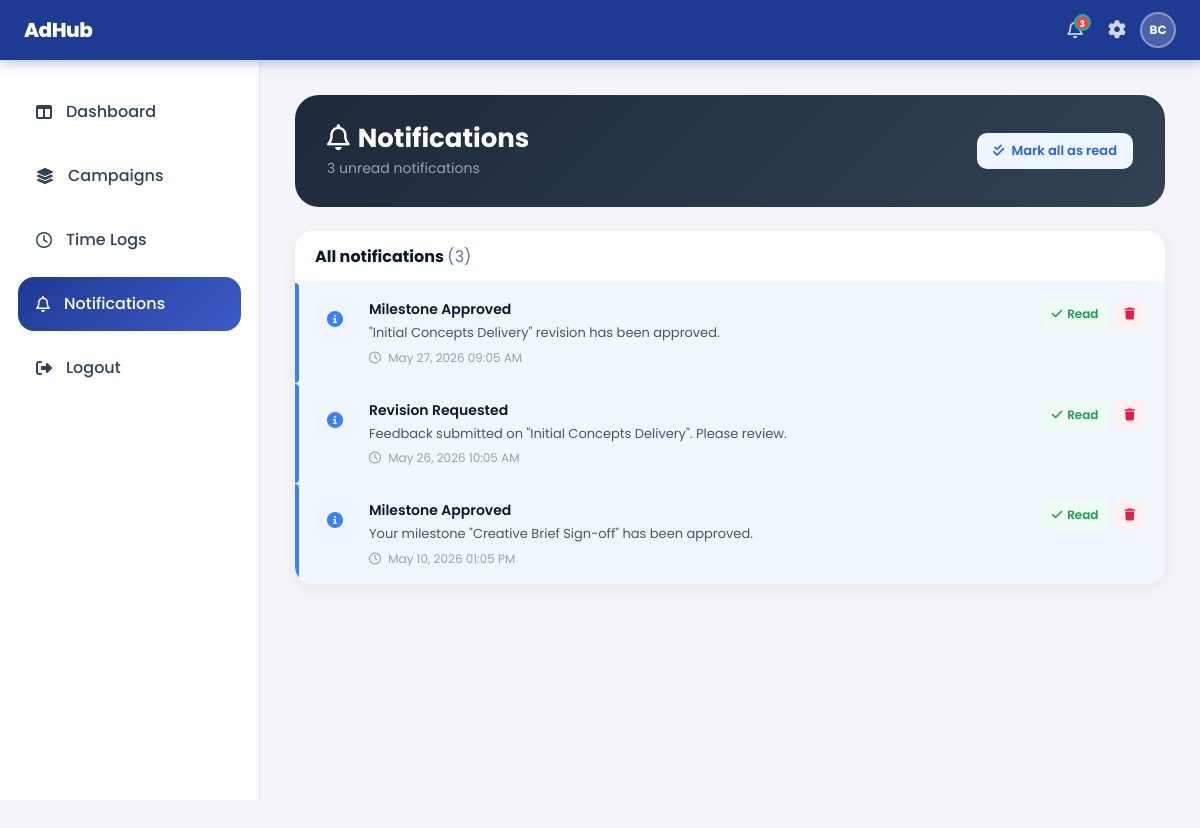
The page /admin/notifications/notifications.php (signed in) on the database its author committed.
### tables this page shows
CREATE TABLE notifications (
    notification_id INT          AUTO_INCREMENT PRIMARY KEY,
    user_id         INT          NULL,
    title           VARCHAR(255),
    message         TEXT,
    is_read         TINYINT(1)   NOT NULL DEFAULT 0,
    created_at      TIMESTAMP    DEFAULT CURRENT_TIMESTAMP,
    deleted_at      DATETIME     NULL DEFAULT NULL
);

### admin/notifications/notifications.php (the view, shortened to what this page needs)
<?php
include('../../includes/topbar.php');
$user_id = intval($_SESSION['user_id']);
$notifs = mysqli_query($conn, "
    SELECT * FROM notifications
    WHERE user_id = $user_id
      AND deleted_at IS NULL
    ORDER BY created_at DESC
");
$unread = mysqli_fetch_assoc(mysqli_query($conn, "
    SELECT COUNT(*) AS c FROM notifications
    WHERE user_id = $user_id AND is_read = 0 AND deleted_at IS NULL
"))['c'];
?>
<!DOCTYPE html>
<html lang="en">
<head>
<link href="https://cdn.jsdelivr.net/npm/bootstrap@5.3.3/dist/css/bootstrap.min.css" rel="stylesheet">
<link rel="stylesheet" href="https://cdnjs.cloudflare.com/ajax/libs/font-awesome/6.5.1/css/all.min.css"/>
<link rel="stylesheet" href="/AdHub_V2/assets/css/style.css">
<link rel="stylesheet" href="/AdHub_V2/assets/css/dashboard.css">
</head>
<body>
<div class="sidebar">
    <div class="sidebar-menu">
        <a href="../dashboard/dashboard.php"><i class="fa-solid fa-table-columns"></i> Dashboard</a>
        <a href="../kanban/main_board.php"><i class="fa-solid fa-layer-group"></i> Campaigns</a>
        <a href="../timelogs/time_logs.php"><i class="fa-regular fa-clock"></i> Time Logs</a>
        <a href="../notifications/notifications.php" class="active"><i class="fa-regular fa-bell"></i> Notifications</a>
        <a href="../../auth/logout.php"><i class="fa-solid fa-right-from-bracket"></i> Logout</a>
    </div>
</div>
<div class="main-content">
    <div class="page-header">
        <div>
            <h1><i class="fa-regular fa-bell me-2"></i>Notifications</h1>
            <p><?= $unread; ?> unread notification<?= $unread != 1 ? 's' : ''; ?></p>
        </div>
        <?php if ($unread > 0): ?>
        <button class="btn-mark-all" id="markAllBtn">
            <i class="fa-solid fa-check-double me-1"></i> Mark all as read
        </button>
        <?php endif; ?>
    </div>
    <div class="notif-card">
        <div class="notif-toolbar">
            <h3>All notifications <span style="font-weight:400;color:#64748b;">(<?= mysqli_num_rows($notifs); ?>)</span></h3>
        </div>
        <?php if (mysqli_num_rows($notifs) > 0): ?>
            <?php while ($n = mysqli_fetch_assoc($notifs)): ?>
            <div class="notif-item <?= !$n['is_read'] ? 'unread' : ''; ?>"
                 id="notif-<?= $n['notification_id']; ?>">
                <div class="notif-icon">
                    <i class="fa-solid fa-circle-info"></i>
                </div>
                <div class="notif-body">
                    <div class="notif-title"><?= htmlspecialchars($n['title']); ?></div>
                    <div class="notif-message"><?= htmlspecialchars($n['message']); ?></div>
                    <div class="notif-time">
                        <i class="fa-regular fa-clock me-1"></i>
                        <?= date('M d, Y h:i A', strtotime($n['created_at'])); ?>
                    </div>
                </div>
                <div class="notif-actions">
                    <button class="btn-read"
                            onclick="markRead(<?= $n['notification_id']; ?>, this)">
                        <i class="fa-solid fa-check"></i> Read
                    </button>
                    <button class="btn-del"
                            onclick="deleteNotif(<?= $n['notification_id']; ?>)">
                        <i class="fa-solid fa-trash"></i>
                    </button>
                </div>
            </div>
            <?php endwhile; ?>
        <?php endif; ?>
    </div>
</div>
</body>
</html>

### assets/css/style.css (style rules this page uses)
* { margin: 0; padding: 0; }
:root { --primary:#1F3A93; --accent:#00B8A9; --bg:#F4F4F9; --text:#2E2E2E; }
body { font-family:'Poppins', sans-serif; background:var(--bg); color:var(--text); }
.notif-item { padding:10px; border-bottom:1px solid #eee; }
.notif-item:last-child { border-bottom:none; }
.notif-item { padding:12px; border-bottom:1px solid #f1f5f9; }

### assets/css/dashboard.css (style rules this page uses)
:root { --primary:#1F3A93; --primary-light:#3d5bc7; --accent:#00B8A9; --accent-dark:#009688; --bg:#F4F4F9; --text:#2E2E2E; --muted:#64748b; --card:#ffffff; --border:#e2e8f0; --topbar-h: 60px; }
* { margin:0; padding:0; box-sizing:border-box; }
body { font-family:'Poppins', sans-serif; background:var(--bg); color:var(--text); }
.sidebar { position:fixed; top: var(--topbar-h); left:0; width:260px; height: calc(100vh - var(--topbar-h)); background:white; border-right:1px solid var(--border); padding:25px 18px; overflow-y:auto; }
.sidebar-menu { display:flex; flex-direction:column; gap:10px; }
.sidebar-menu a { display:flex; align-items:center; gap:14px; padding:15px 18px; border-radius:16px; text-decoration:none; color:#334155; font-weight:500; transition:0.3s; }
.sidebar-menu a.active { background:linear-gradient( 135deg, var(--primary), var(--primary-light) ); color:white; }
.main-content { margin-left: 260px; padding: 35px 35px 35px; min-height: 100vh; }

### includes/topbar.php (style rules this page uses)
*, *::before, *::after { box-sizing: border-box; }
:root { --tb-h: 60px; --accent: #1F3A93; --accent-dark: #162d7a; --accent-lite: #e8ecf8; --accent-mid: #c5cef0; --white: #ffffff; --text-1: #111827; --text-2: #4b5563; --text-3: #9ca3af; --border: #e5e7eb; --surface: #f9fafb; --danger: #dc2626; --danger-bg: #fef2f2; --danger-bd: #fecaca; --r: 10px; --r-lg: 14px; --drop-notif: 320px; --drop-set: 290px; --shadow: 0 8px 30px rgba(0,0,0,.12), 0 2px 8px rgba(0,0,0,.06); }

### admin/notifications/notifications.php (style rules this page uses)
.main-content { margin-left: 260px; padding: 35px; }
.page-header { background: linear-gradient(135deg, #1e293b, #334155); border-radius: 24px; padding: 28px 32px; color: white; margin-bottom: 24px; display: flex; justify-content: space-between; align-items: center; flex-wrap: wrap; gap: 16px; }
.page-header h1 { font-size: 26px; font-weight: 700; margin: 0; color: white; }
.page-header p { margin: 4px 0 0; color: #94a3b8; font-size: 14px; }
.notif-card { background: white; border-radius: 18px; box-shadow: 0 4px 16px rgba(15,23,42,0.06); overflow: hidden; margin-bottom: 24px; }
.notif-toolbar { display: flex; justify-content: space-between; align-items: center; padding: 16px 20px; border-bottom: 1px solid #f1f5f9; flex-wrap: wrap; gap: 10px; }
.notif-toolbar h3 { font-size: 16px; font-weight: 700; color: #0f172a; margin: 0; }
.btn-mark-all { background: #eff6ff; color: #2563eb; border: none; border-radius: 10px; padding: 8px 16px; font-size: 13px; font-weight: 600; cursor: pointer; transition: opacity .2s; }
.notif-item { display: flex; align-items: flex-start; gap: 14px; padding: 16px 20px; border-bottom: 1px solid #f8fafc; transition: background .15s; position: relative; }
.notif-item:last-child { border-bottom: none; }
.notif-item.unread { background: #f0f7ff; }
.notif-item.unread::before { content: ''; position: absolute; left: 0; top: 0; bottom: 0; width: 4px; background: #3b82f6; border-radius: 0 4px 4px 0; }
.notif-icon { width: 40px; height: 40px; border-radius: 12px; background: #eff6ff; color: #3b82f6; display: flex; align-items: center; justify-content: center; font-size: 16px; flex-shrink: 0; }
.notif-body { flex: 1; min-width: 0; }
.notif-title { font-size: 14px; font-weight: 600; color: #0f172a; }
.notif-message { font-size: 13px; color: #475569; margin-top: 3px; line-height: 1.5; }
.notif-time { font-size: 12px; color: #94a3b8; margin-top: 6px; }
.notif-actions { display: flex; gap: 6px; flex-shrink: 0; }
.btn-read, .btn-del { border: none; border-radius: 8px; padding: 6px 10px; font-size: 12px; font-weight: 600; cursor: pointer; transition: opacity .15s; display: inline-flex; align-items: center; gap: 5px; }
.btn-read { background: #f0fdf4; color: #16a34a; }
.btn-del { background: #fff1f2; color: #e11d48; }

### rows shown on the page
notifications: title "Milestone Approved", message "\"Initial Concepts Delivery\" revision has been approved.", created_at "May 27, 2026 09:05 AM"
notifications: title "Revision Requested", message "Feedback submitted on \"Initial Concepts Delivery\". Please review.", created_at "May 26, 2026 10:05 AM"
notifications: title "Milestone Approved", message "Your milestone \"Creative Brief Sign-off\" has been approved.", created_at "May 10, 2026 01:05 PM"

### other values the page prints
$unread_count "3"
$initials "BC"
$unread "3"
mysqli_num_rows($notifs) "3"
